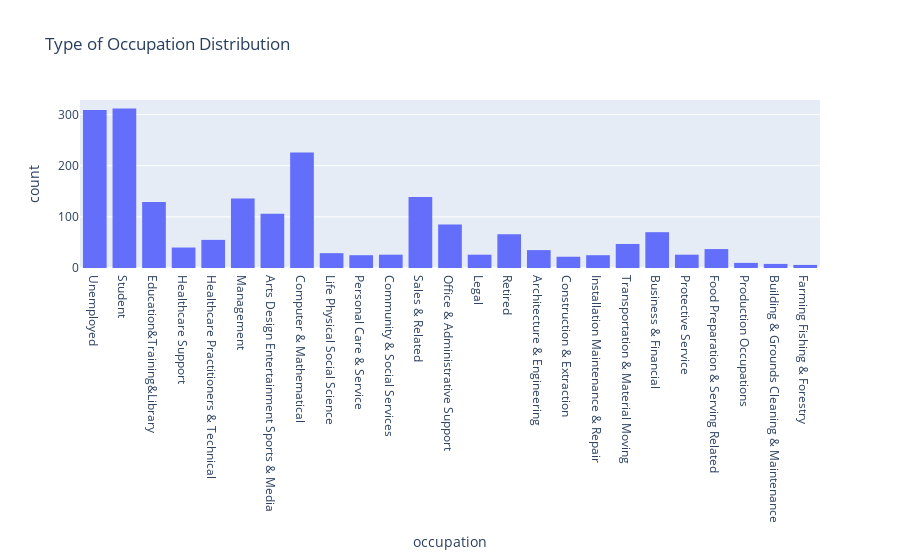

Notebook source saved alongside this figure:
### Code cell
#Wanted to see the distribution of occupations within the coffee house data 
fig = px.histogram(accp_coffee, x = 'occupation', title = 'Type of Occupation Distribution')
fig.show()
#It was observed that drivers under a student, unemployed, or Computer & Math occupation accepted a majority of the coffee house
#coupons.

### Figure 1 — Plotly figure (JSON) as saved in the notebook; plotly's stock layout.template omitted (floating-point values rounded to 4 significant figures; data arrays with more than 128 entries replaced by an {"elided": "..."} marker saying what was removed)
{"data": [{"alignmentgroup": "True", "bingroup": "x", "hovertemplate": "occupation=%{x}<br>count=%{y}<extra></extra>", "legendgroup": "", "marker": {"color": "#636efa", "pattern": {"shape": ""}}, "name": "", "offsetgroup": "", "orientation": "v", "showlegend": false, "type": "histogram", "x": {"elided": "1995 str values"}, "xaxis": "x", "yaxis": "y"}], "layout": {"barmode": "relative", "legend": {"tracegroupgap": 0}, "title": {"text": "Type of Occupation Distribution"}, "xaxis": {"anchor": "y", "domain": [0, 1], "title": {"text": "occupation"}}, "yaxis": {"anchor": "x", "domain": [0, 1], "title": {"text": "count"}}}}
